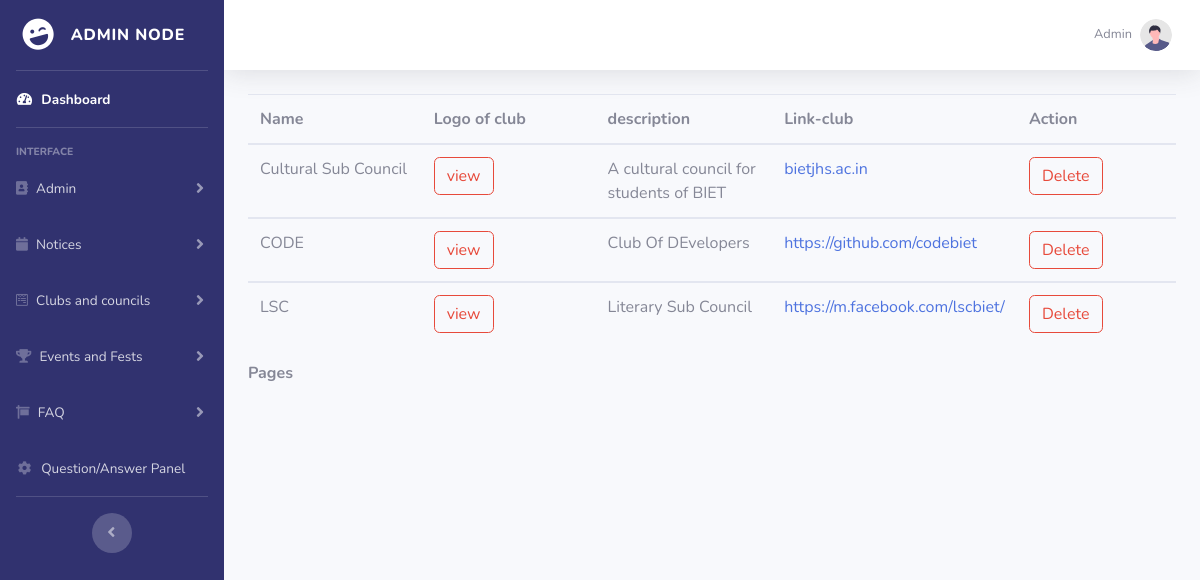
/view_clubs.php (signed in), run on the app's committed database.
### tables this page shows
CREATE TABLE `club` (
  `club_id` int(11) NOT NULL,
  `club_name` varchar(255) NOT NULL,
  `club_logo` mediumblob NOT NULL,
  `club_info` varchar(255) NOT NULL,
  `club_link` varchar(255) NOT NULL
);

### view_clubs.php (the view, shortened to what this page needs)
<!DOCTYPE html>
<html lang="en">
<head>
    <link href="vendor/fontawesome-free/css/all.min.css" rel="stylesheet" type="text/css">
    <link href="css/sb-admin-2.min.css" rel="stylesheet">
</head>
<body id="page-top">
    <div id="wrapper">
        <?php
            include 'include/sidebar.php'
        ?>
        <div id="content-wrapper" class="d-flex flex-column">
            <div id="content">
                <?php
                    include 'include/topbar.php'
                ?>
                <div class="container-fluid">
    <?php
include 'conn.php';
if (isset($_GET["page"])) { $page = $_GET["page"]; } else { $page=1; };
$start_from = ($page-1) * 20;
$sql = "select * from club ORDER BY club_id DESC LIMIT $start_from, 20";
$rs_result = mysqli_query ($con,$sql);
?>
       <table class="table">
<thead>
                 <tr>
<th width="20%">Name</th>
<th width="20%">Logo of club</th>
<th width="20%">description</th>
<th width="20%">Link-club</th>
<th colspan=2 width="18%">Action</th>
                 </tr>
             </thead>
<?php
while ($row = mysqli_fetch_assoc($rs_result)) {
?>
<tbody>
                 <tr>
                     <td> <?php echo $row["club_name"]; ?> </td>
                     <td><a class="btn btn-outline-danger" href='club_logo/<?php echo $row["club_logo"];?>'>view</a>
                     <td> <?php echo $row["club_info"]; ?> </td>
                     <td> <a href='<?php echo $row["club_link"]; ?>' target="_blank"><?php echo $row["club_link"]; ?></td>
                    <td><a class="btn btn-outline-danger" href='clubdelete.php?key1=<?php echo $row["club_id"]; ?>'>Delete</a>
                    </td>
                 </tr>
</tbody>
<?php
};
?>
</table>
<strong>Pages  </strong>
                </div>
            </div>
        </div>
    </div>
</body>
</html>

### data on the page
club: club_name "Cultural Sub Council", club_info "A cultural council for students of BIET", club_link "bietjhs.ac.in"
club: club_name "CODE", club_info "Club Of DEvelopers", club_link "https://github.com/codebiet"
club: club_name "LSC", club_info "Literary Sub Council", club_link "https://m.facebook.com/lscbiet/"

### other printed values
$_SESSION['username'] "Admin"
